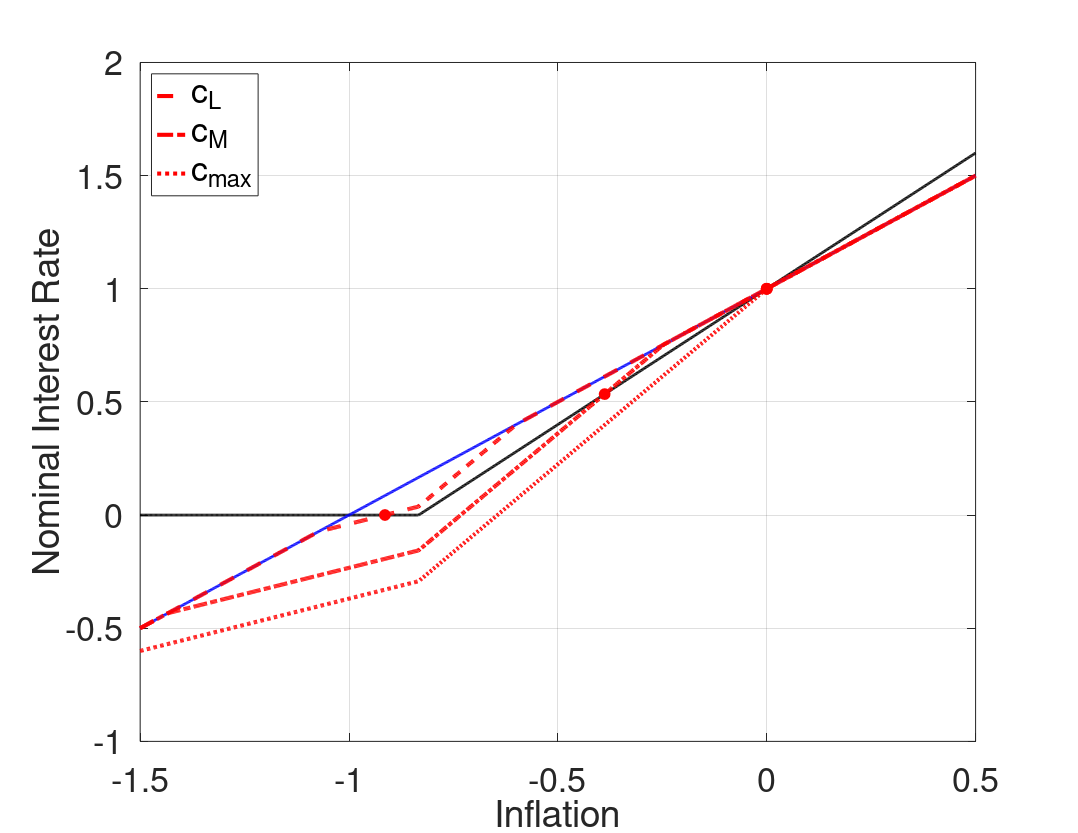

MATLAB code for this plot:
%--------------------------------------------------------------------------
% File Name: iid_RAFR_cPHIpi_l.m
% Author: Philip Coyle
% Date Created: 01/07/2019
%--------------------------------------------------------------------------

clear all
close all
clc

%% Model Calibration
cBET = 1/1.0025;
cSIGMA = 1;
cKAPPA = 0.02;
cPHIpi = 1.2;
cRstar = 1/400;
p_m = 0.1; %Probability of being in the middle state 

% cPHIpi = 2/(p_m - cKAPPA*cSIGMA*(1-p_m) + 1);
cSHOCK_lb =((cRstar)*(cPHIpi - 1))/(cKAPPA*cPHIpi*cSIGMA);
cSHOCK_ub =((cRstar)*(cKAPPA*cPHIpi*cSIGMA + 1))/(cKAPPA*cPHIpi*cSIGMA);
cSHOCK_bound = -(2*(cRstar)*(cPHIpi - 1)*(cKAPPA*cPHIpi*cSIGMA + 1))/(cKAPPA*cPHIpi^2*cSIGMA*(cKAPPA*cSIGMA + 1)*(p_m - 1));
cSHOCK_grid = [0.03, 0.075 max([cSHOCK_lb,cSHOCK_ub,cSHOCK_bound])];

%% Housekeeping
% Set Grid Intervals
pi_m_low = -1.5/400;
pi_m_high = 0.5/400;
numgrid = 1001;
pi_m = linspace(pi_m_low,pi_m_high, numgrid)';

% Allocate Space
inx_ub = zeros(length(cSHOCK_grid),1);
pi_ub_zlb = zeros(length(cSHOCK_grid),1);
inx_lb = zeros(length(cSHOCK_grid),1);
pi_lb_zlb = zeros(length(cSHOCK_grid),1);
rafr = zeros(numgrid,length(cSHOCK_grid));


% Find max inflation that leads to ZLB binding
bound = -cRstar/cPHIpi;

inx_m = find(min(abs(pi_m - bound)) == abs(pi_m - bound));
% Find pi_m point where middle state interst rate binds
pi_m_zlb = pi_m(inx_m);

% Taylor Rule
tr = max(0,cRstar + cPHIpi*pi_m);

% 'Riskless' Fisher Relation
fr = pi_m + cRstar;

for j = 1:length(cSHOCK_grid)
    cSHOCK = cSHOCK_grid(j);
    %% Policy Functions from below (Assume middle state interst rate binds)
    % Low  High state inflation & expected inflation (as functions of middle state inflation)
    pi_l_b = pi_m - cKAPPA*cSIGMA*cSHOCK;
    pi_h_b = (pi_m - cKAPPA*cSIGMA*(cRstar - cSHOCK))/(1+cKAPPA*cSIGMA*cPHIpi);
    exp_pi_b = (1-p_m)/2*pi_l_b + p_m*pi_m + (1-p_m)/2*pi_h_b;

    % Low Middle and High state output & expected output (as functions of middle state inflation)
    y_m_b = (pi_m - cBET*exp_pi_b)/cKAPPA;
    y_l_b = y_m_b - cSIGMA*cSHOCK;
    y_h_b = y_m_b - cSIGMA*(cRstar + cPHIpi*pi_h_b - cSHOCK);
    exp_y_b = (1-p_m)/2*y_l_b + p_m*y_m_b + (1-p_m)/2*y_h_b;

    % Find pi_m point where high state interst rate binds
    inx_lb(j) = find(min(abs(pi_h_b - bound)) == abs(pi_h_b - bound));
    pi_lb_zlb(j) = pi_m(inx_lb(j));

    %% Policy Functions from above (Assume middle state interst rate does not bind)
    % Low  High state inflation & expected inflation (as functions of middle state inflation)
    pi_l_a = pi_m*(1+cKAPPA*cSIGMA*cPHIpi) + cKAPPA*cSIGMA*(cRstar - cSHOCK);
    pi_h_a = pi_m + (cKAPPA*cSIGMA*cSHOCK)/(1+cKAPPA*cSIGMA*cPHIpi);
    exp_pi_a = (1-p_m)/2*pi_l_a + p_m*pi_m + (1-p_m)/2*pi_h_a;

    % Low Middle and High state output & expected output (as functions of middle state inflation)
    y_m_a = (pi_m - cBET*exp_pi_a)/cKAPPA;
    y_l_a = y_m_a + cSIGMA*(cPHIpi*pi_m + cRstar - cSHOCK);
    y_h_a = y_m_a + cSIGMA*(cPHIpi*(pi_m - pi_h_a) + cSHOCK);
    exp_y_a = (1-p_m)/2*y_l_a + p_m*y_m_a + (1-p_m)/2*y_h_a;

    % Find pi_m point where low state interst rate binds
    inx_ub(j) = find(min(abs(pi_l_a - bound)) == abs(pi_l_a - bound));
    pi_ub_zlb(j) = pi_m(inx_ub(j));

    %% Define Risk Adjusted Fisher Relationship   
    for i = 1:numgrid
        if pi_m(i) < pi_lb_zlb(j) || pi_m(i) > pi_ub_zlb(j)
            rafr(i,j) = pi_m(i) + cRstar;
        elseif pi_m(i) <= pi_m_zlb
            rafr(i,j) = cRstar + pi_m(i) + (exp_pi_b(i) - pi_m(i)) + 1/cSIGMA*(exp_y_b(i) - y_m_b(i));
        elseif pi_m(i) <= pi_ub_zlb(j)
            rafr(i,j) = cRstar + pi_m(i) + (exp_pi_a(i) - pi_m(i)) + 1/cSIGMA*(exp_y_a(i) - y_m_a(i));
        end
    end
end
        
%% Plotting
type = {'--','-.',':'};

fig(1) = figure(1);
grid on
box on
hold on
plot(400*pi_m, 400*tr,'Color','k','LineWidth',2);
plot(400*pi_m, 400*fr,'Color','b','LineWidth',2);
for j = 1:length(cSHOCK_grid)
    [~,inx] = sort(abs(tr - rafr(:,j)));
    if j == length(cSHOCK_grid)
        RSS = inx(1);    
    else
        RSS = inx(1:2);
        it = 2;
        while abs(RSS(1) - RSS(2)) <= 10
            RSS(2) = inx(it + 1);
            it = it + 1;
        end
    end
    h(j) = plot(400*pi_m, 400*rafr(:,j),'Color','r','LineStyle',type{j},'LineWidth',3);
    p1 = plot(400*pi_m(RSS(1)),400*rafr(RSS(1),j));
    if j ~= 3
        p2 = plot(400*pi_m(RSS(2)),400*rafr(RSS(2),j)); 
        set([p1 p2],'Marker','o','MarkerEdgeColor','r','MarkerFaceColor','r','MarkerSize',8)
    else
        set(p1,'Marker','o','MarkerEdgeColor','r','MarkerFaceColor','r','MarkerSize',8)
    end
end

xlabel('Inflation','FontSize',16)
ylabel('Nominal Interest Rate','FontSize',16)
set(gca,'Xlim',[400*pi_m(1), 400*pi_m(end)],'Ylim',[-1, 2],'FontSize',25)
L = legend([h(1) h(2) h(3)],'c_L','c_M','c_{max}');
set(L,'Location','NorthWest','Fontsize',25)

savedir = cd;
if ispc 
    savedir = fullfile(savedir, '..\..\..');
    savedir = strcat(savedir,'\Final\');
else
    savedir = fullfile(savedir, '../../..');
    savedir = strcat(savedir,'/Final/');
end

set(fig(1),'PaperOrientation','Landscape');
set(fig(1),'PaperPosition',[0 0 11 8.5]);
print(fig(1),'-dpdf',strcat(savedir,'iid_RAFR_cPHIpi_l.pdf'));
